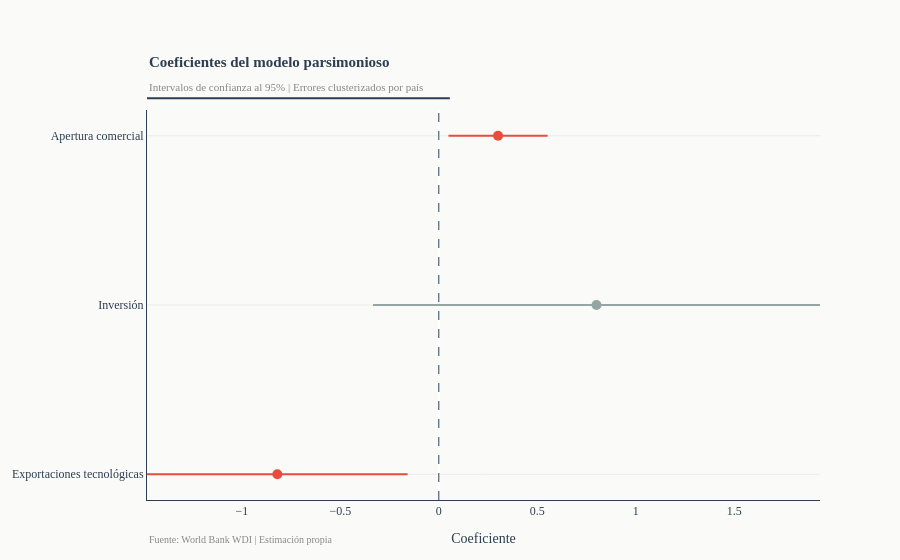

Notebook code for this chart:
### Markdown cell above
### 4.6 Visualización de resultados

**Figura 5 — Coeficientes del modelo parsimonioso**

### Code cell
coef_df = pd.DataFrame({
    'coef' : fd_result.params,
    'lower': fd_result.conf_int()['lower'],
    'upper': fd_result.conf_int()['upper']
}).reset_index()
coef_df.columns = ['variable', 'coef', 'lower', 'upper']

labels = {
    'tech_exports'  : 'Exportaciones tecnológicas',
    'investment'    : 'Inversión',
    'trade_openness': 'Apertura comercial'
}
coef_df['variable'] = coef_df['variable'].map(labels)
coef_df['color'] = coef_df.apply(
    lambda r: '#e74c3c' if r['lower'] > 0 or r['upper'] < 0 else '#95a5a6', axis=1
)

fig_coef = go.Figure()

for _, row in coef_df.iterrows():
    fig_coef.add_trace(go.Scatter(
        x=[row['lower'], row['upper']], y=[row['variable'], row['variable']],
        mode='lines', line=dict(color=row['color'], width=2), showlegend=False
    ))
    fig_coef.add_trace(go.Scatter(
        x=[row['coef']], y=[row['variable']],
        mode='markers', marker=dict(color=row['color'], size=10), showlegend=False
    ))

fig_coef.add_vline(x=0, line=dict(color='#2c3e50', width=1, dash='dash'))
fig_coef.update_layout(**BASE_LAYOUT, title=None)
fig_coef.update_xaxes(title='Coeficiente')
add_title(fig_coef, 'Coeficientes del modelo parsimonioso',
          'Intervalos de confianza al 95% | Errores clusterizados por país')
add_source(fig_coef, 'World Bank WDI | Estimación propia')
fig_coef.show()

### Figure 1 — Plotly figure (JSON) as saved in the notebook; plotly's stock layout.template omitted (floating-point values rounded to 4 significant figures)
{"data": [{"line": {"color": "#e74c3c", "width": 2}, "mode": "lines", "showlegend": false, "type": "scatter", "x": [-1.482, -0.1583], "y": ["Exportaciones tecnológicas", "Exportaciones tecnológicas"]}, {"marker": {"color": "#e74c3c", "size": 10}, "mode": "markers", "showlegend": false, "type": "scatter", "x": [-0.8202], "y": ["Exportaciones tecnológicas"]}, {"line": {"color": "#95a5a6", "width": 2}, "mode": "lines", "showlegend": false, "type": "scatter", "x": [-0.3342, 1.936], "y": ["Inversión", "Inversión"]}, {"marker": {"color": "#95a5a6", "size": 10}, "mode": "markers", "showlegend": false, "type": "scatter", "x": [0.8009], "y": ["Inversión"]}, {"line": {"color": "#e74c3c", "width": 2}, "mode": "lines", "showlegend": false, "type": "scatter", "x": [0.049, 0.5525], "y": ["Apertura comercial", "Apertura comercial"]}, {"marker": {"color": "#e74c3c", "size": 10}, "mode": "markers", "showlegend": false, "type": "scatter", "x": [0.3008], "y": ["Apertura comercial"]}], "layout": {"annotations": [{"align": "left", "font": {"color": "#2c3e50", "family": "Georgia, serif", "size": 15}, "showarrow": false, "text": "<b>Coeficientes del modelo parsimonioso</b>", "x": 0, "xref": "paper", "y": 1.15, "yref": "paper"}, {"align": "left", "font": {"color": "#888", "family": "Georgia, serif", "size": 11}, "showarrow": false, "text": "Intervalos de confianza al 95% | Errores clusterizados por país", "x": 0, "xref": "paper", "y": 1.08, "yref": "paper"}, {"align": "left", "font": {"color": "#888", "size": 10}, "showarrow": false, "text": "Fuente: World Bank WDI | Estimación propia", "x": 0, "xref": "paper", "y": -0.12, "yref": "paper"}], "font": {"color": "#2c3e50", "family": "Georgia, serif", "size": 12}, "legend": {"bgcolor": "#fafaf8", "bordercolor": "#e8e8e4", "borderwidth": 1, "font": {"color": "#2c3e50"}}, "margin": {"b": 60, "t": 110}, "paper_bgcolor": "#fafaf8", "plot_bgcolor": "#fafaf8", "shapes": [{"line": {"color": "#2c3e50", "dash": "dash", "width": 1}, "type": "line", "x0": 0, "x1": 0, "xref": "x", "y0": 0, "y1": 1, "yref": "y domain"}, {"line": {"color": "#2c3e50", "width": 2}, "type": "line", "x0": 0, "x1": 0.45, "xref": "paper", "y0": 1.03, "y1": 1.03, "yref": "paper"}], "title": {}, "xaxis": {"gridcolor": "#e8e8e4", "gridwidth": 0.5, "linecolor": "#2c3e50", "showgrid": false, "tickfont": {"color": "#2c3e50"}, "title": {"text": "Coeficiente"}}, "yaxis": {"gridcolor": "#e8e8e4", "gridwidth": 0.8, "linecolor": "#2c3e50", "tickfont": {"color": "#2c3e50"}, "zeroline": true, "zerolinecolor": "#2c3e50", "zerolinewidth": 1}}}
